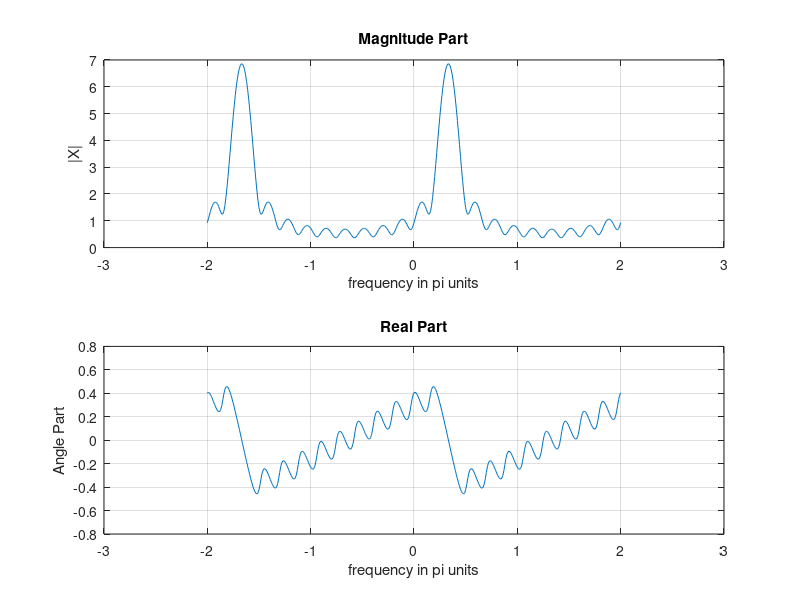

This chart was generated by the following MATLAB code:
clc;clear all; close all;
n=0:10;x= (0.9*exp(j*pi/3)).^n;k= -200:200;w=(pi/100)*k;
X=x*(exp(-j*pi/100)).^(n'*k);
magX= abs(X); angX= angle(X)
subplot(2,1,1);plot(w/pi,magX);grid
xlabel('frequency in pi units'); title ('Magnitude Part'); ylabel('|X|')
subplot(2,1,2);plot(w/pi,angX/pi) ; grid
xlabel('frequency in pi units'); title ('Real Part'); ylabel('Angle Part');
bb=X(201:400);
aa=X(1:200);
error=sum (abs(aa-bb))
